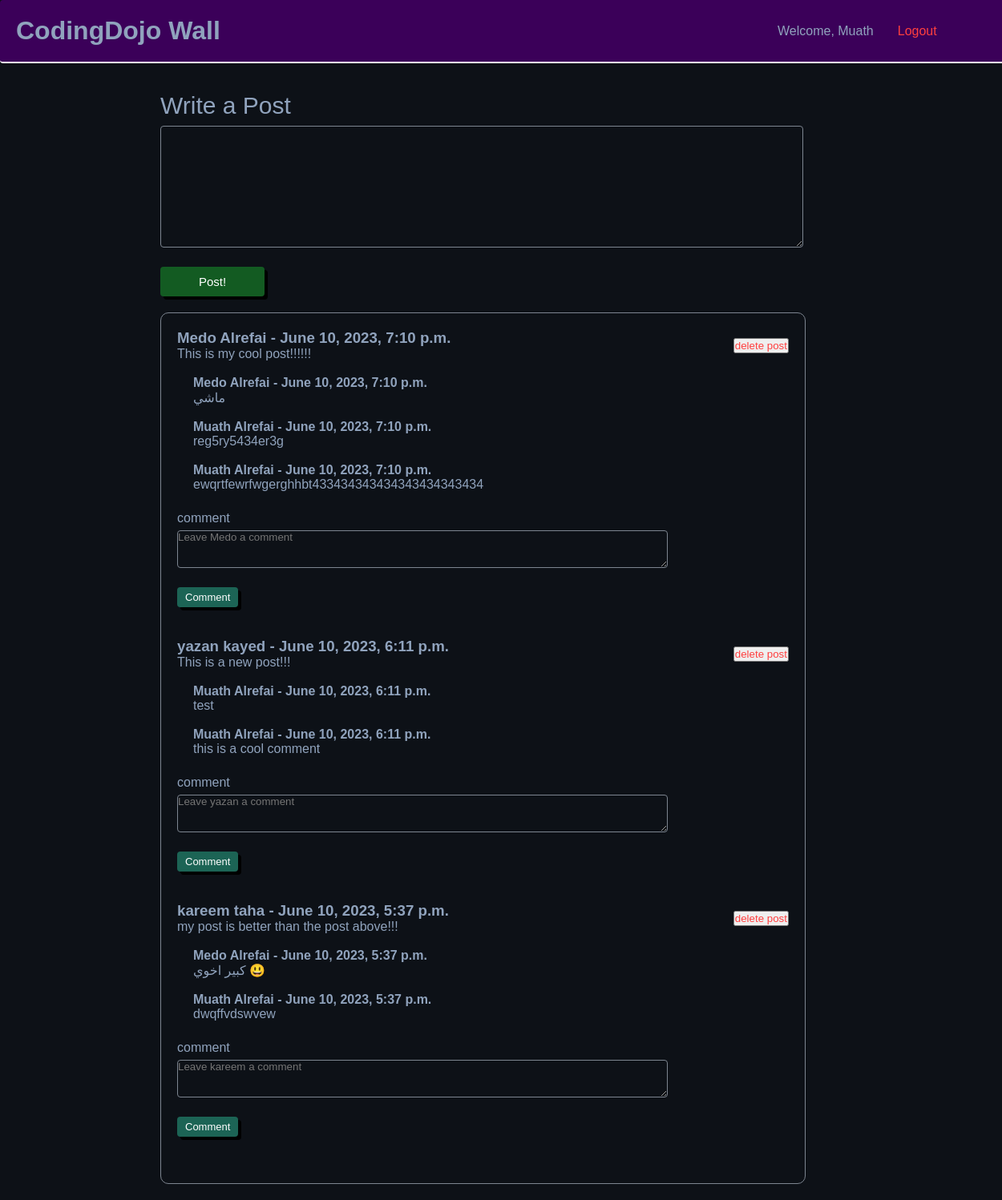
The app's page /wall (signed in), older data.
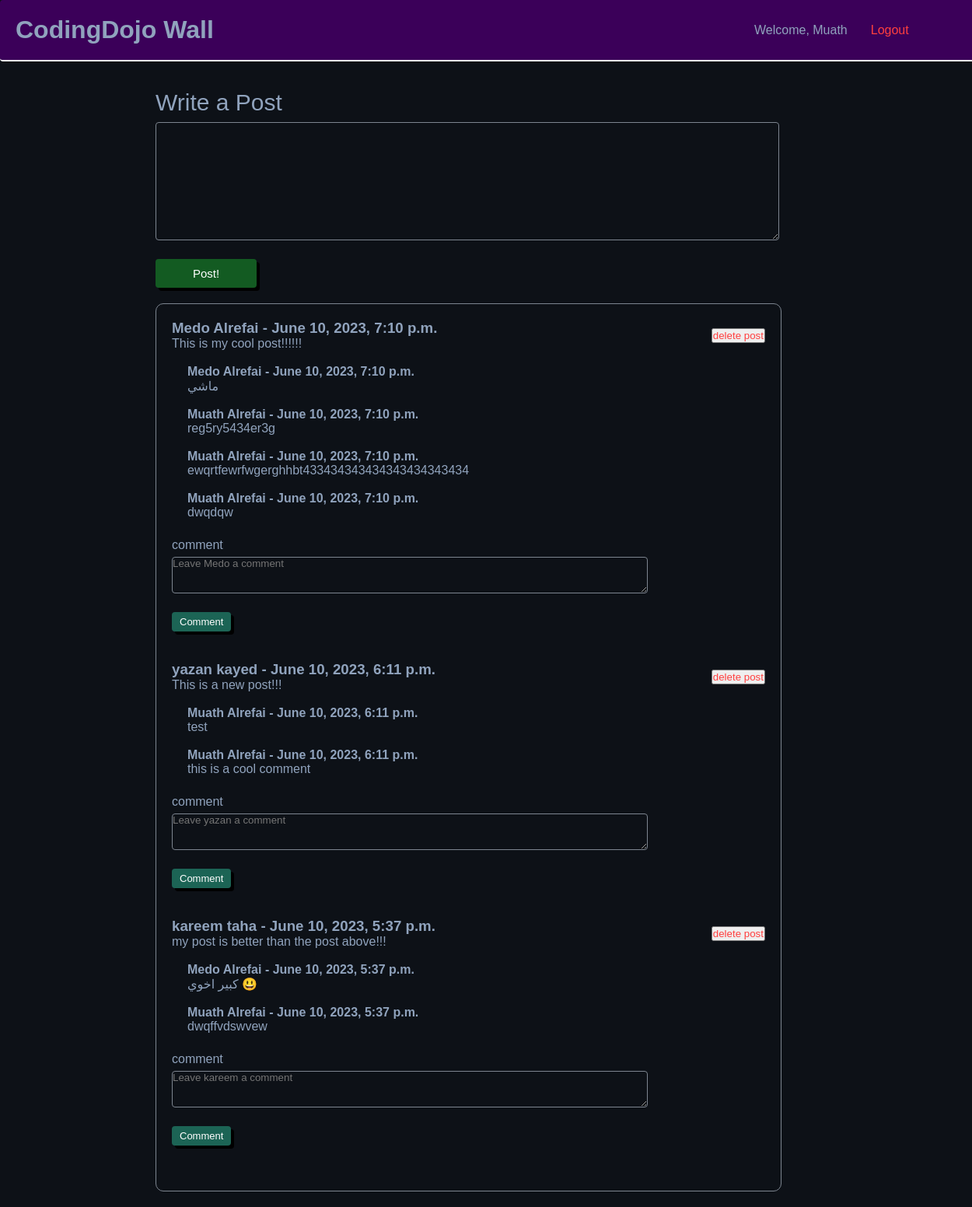
The same page, newer data.
### wall_app/models.py (models this page shows)
class Post(models.Model):
    user = models.ForeignKey(User, related_name="posts", on_delete=models.DO_NOTHING)
    post = models.TextField()
    created_at = models.DateTimeField(auto_now_add=True)
    updated_at = models.DateTimeField(auto_now=True)

class Comment(models.Model):
    post = models.ForeignKey(Post, related_name="comments", on_delete=models.CASCADE)
    user = models.ForeignKey(User, related_name="comments", on_delete=models.DO_NOTHING)
    comment = models.TextField()
    created_at = models.DateTimeField(auto_now_add=True)
    updated_at = models.DateTimeField(auto_now=True)

### login_app/models.py (models this page shows)
class User(models.Model):
    first_name = models.CharField(max_length=255)
    last_name = models.CharField(max_length=255)
    email = models.EmailField(max_length=254)
    password = models.CharField(max_length=255)
    created_at = models.DateTimeField(auto_now_add=True)
    updated_at = models.DateTimeField(auto_now=True)
    objects = Validator()

### wall_app/views.py (the view)
# urls.py: path('wall', views.wall),
def wall(request):
    context = {
        "user": models.user_session_model(request),
        "posts": models.get_posts_model(),
    }
    return render(request, 'wall.html', context)

### wall_app/models.py (called while the page is built)
def user_session_model(request):
    return User.objects.get(id=request.session['userid'])

def get_posts_model():
    return Post.objects.all().order_by("-created_at")

### wall_app/templates/wall.html (shortened to what this page needs)
<!DOCTYPE html>
<html lang="en">
<head>
    {% load static %}
    <link rel="stylesheet" href="{% static 'wall_style/style.css' %}" />
</head>
<body>
    <div class="navbar">
        <h1>CodingDojo Wall</h1>
        <div class="user_and_logout">
            <p>Welcome, {{user.first_name}}</p>
            <a href="/logout" class="anchor">Logout</a>
        </div>
    </div><br>
    <div class="container">
        <form action="/makepost" method="POST">
            <label for="user_post" id="write_post">Write a Post</label><br>
            <textarea name="user_post" class="textBoxes" cols="50" rows="10"></textarea><br>
            <button type="submit" id="make_post">Post!</button>
        </form>
        <div class="posts">
            {% for post in posts %}
                <div class="posts_div">
                    <div>
                        <h3> <b>{{post.user.first_name}} {{post.user.last_name}}</b> - {{post.created_at}} </h3>
                        <p> {{post.post}} </p>
                    </div>
                    <form action="/delete_post" method="POST">
                        <input type="submit" class="anchor" value="delete post">
                    </form>
                </div><br>
                <div class="comments_div">
                    {% for comment in post.comments.all %}
                    <h4> <b>{{comment.user.first_name}} {{comment.user.last_name}}</b> - {{post.created_at}} </h4>
                    <p>{{comment.comment}}</p><br>
                    {% endfor %}
                </div>
                <form action="/makecomment/{{post.id}}" method="POST">
                    <label for="user_comment">comment</label><br>
                    <textarea name="user_comment" class="textBoxes" placeholder="Leave {{post.user.first_name}} a comment" cols="35" rows="3"></textarea><br>
                    <button type="submit" id="make_comment">Comment</button>
                </form><br>
            {% endfor %}
        </div>
    </div>
</body>
</html>

Row changes from the older to the newer data that the page shows:
added Comment: user.first_name "Muath", user.last_name "Alrefai", {{ post.created_at }} "June 10, 2023, 7:10 p.m.", comment "dwqdqw", shown under Post "June 10, 2023, 7:10 p.m."
